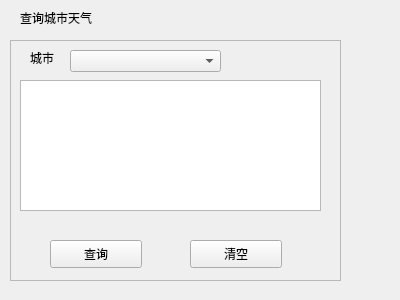
<?xml version="1.0" encoding="UTF-8"?>
<ui version="4.0">
 <class>Form</class>
 <widget class="QWidget" name="Form">
  <property name="geometry">
   <rect>
    <x>0</x>
    <y>0</y>
    <width>400</width>
    <height>300</height>
   </rect>
  </property>
  <property name="windowTitle">
   <string>Form</string>
  </property>
  <widget class="QLabel" name="label">
   <property name="geometry">
    <rect>
     <x>20</x>
     <y>10</y>
     <width>101</width>
     <height>16</height>
    </rect>
   </property>
   <property name="text">
    <string>查询城市天气</string>
   </property>
  </widget>
  <widget class="QComboBox" name="comboBox">
   <property name="geometry">
    <rect>
     <x>70</x>
     <y>50</y>
     <width>151</width>
     <height>22</height>
    </rect>
   </property>
  </widget>
  <widget class="QPushButton" name="pushButton">
   <property name="geometry">
    <rect>
     <x>50</x>
     <y>240</y>
     <width>92</width>
     <height>28</height>
    </rect>
   </property>
   <property name="text">
    <string>查询</string>
   </property>
  </widget>
  <widget class="QPushButton" name="pushButton_2">
   <property name="geometry">
    <rect>
     <x>190</x>
     <y>240</y>
     <width>92</width>
     <height>28</height>
    </rect>
   </property>
   <property name="text">
    <string>清空</string>
   </property>
  </widget>
  <widget class="QLabel" name="label_2">
   <property name="geometry">
    <rect>
     <x>30</x>
     <y>50</y>
     <width>72</width>
     <height>15</height>
    </rect>
   </property>
   <property name="text">
    <string>城市</string>
   </property>
  </widget>
  <widget class="QTextBrowser" name="textBrowser">
   <property name="geometry">
    <rect>
     <x>20</x>
     <y>80</y>
     <width>301</width>
     <height>131</height>
    </rect>
   </property>
  </widget>
  <widget class="QFrame" name="frame">
   <property name="geometry">
    <rect>
     <x>10</x>
     <y>40</y>
     <width>331</width>
     <height>241</height>
    </rect>
   </property>
   <property name="frameShape">
    <enum>QFrame::StyledPanel</enum>
   </property>
   <property name="frameShadow">
    <enum>QFrame::Raised</enum>
   </property>
  </widget>
 </widget>
 <resources/>
 <connections/>
</ui>
